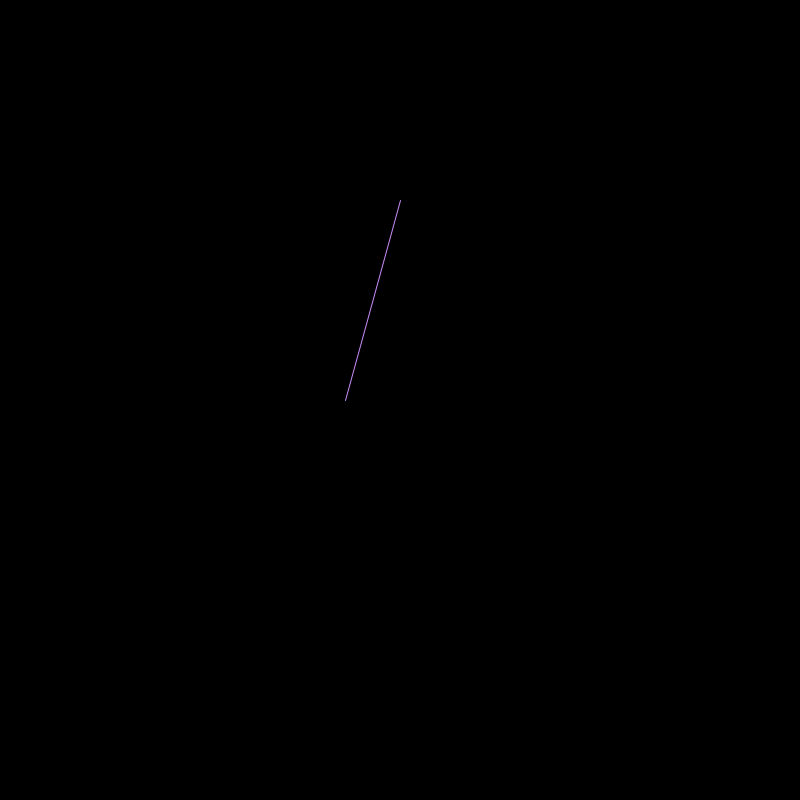
Frame 1 (no input)
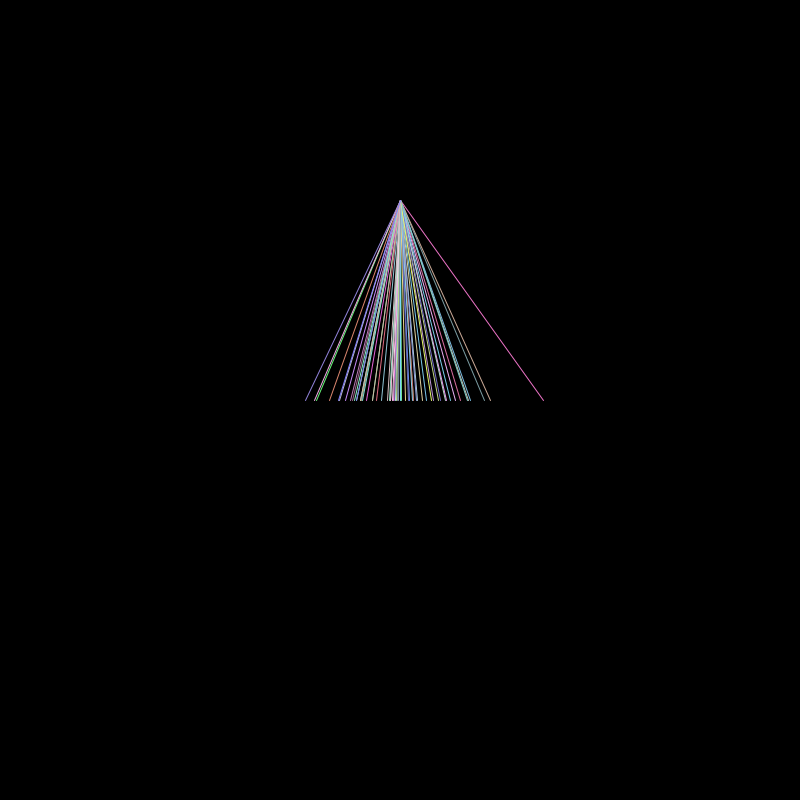
Frame 60 (the mouse pressed at the canvas centre just before this capture)
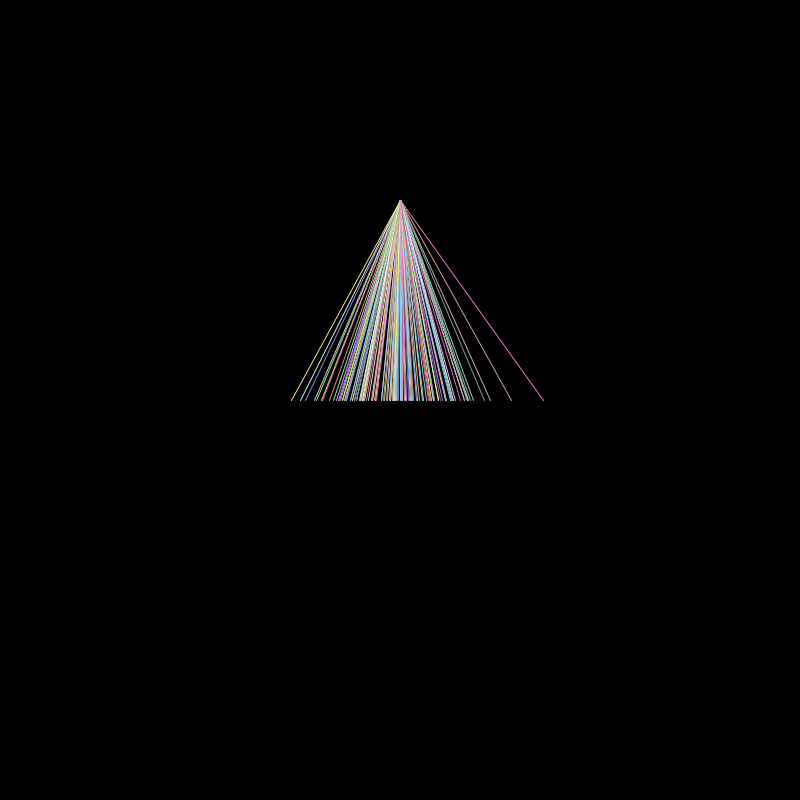
Frame 120 (the mouse held since frame 60 and released just before this capture)

The Processing sketch that drew these frames (run headless with seeded random() and noise(); from frame 60 on, the mouse is pressed at the canvas centre):

// Processing sketch: randomGaussian
// ── randomGaussian.pde
/*
   randomGaussian() returns a float from a random series of numbers
   having a mean of 0 and standard deviation of 1.
   
   Numbers closer to the mean have a higher probability of being returned.
*/

 float sd = 50;   //standard deviation scaler              
 float mean;  
 
void setup(){
  size(800,800);
  background(0);
  mean = width/2; //this needs to happen after window size has been determined

}

void draw(){
  //background(150);
  stroke(random(100,256),random(100,256),random(100,256));
  float x = randomGaussian()*sd; //this will scale the number
  println(x);
  line(mean, (height/2) - 200, x+mean, height/2);
 
}

void mousePressed(){
  background(0);
}
